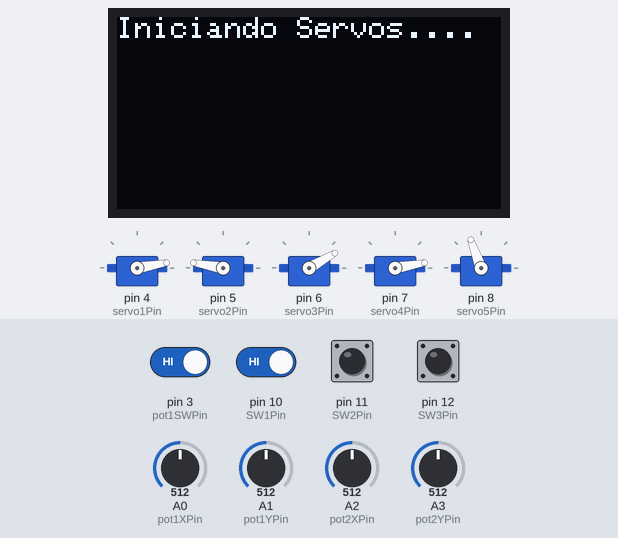
This sketch was run on a simulated Arduino Nano, built with avr-gcc and run on an emulated ATmega328P. Shown: 128×64 one-colour display, 5 × servo. Inputs (shaded band) come from the test bench; at power-on: pin 3 (pot1SWPin), pin 10 (SW1Pin), pin 11 (SW2Pin), pin 12 (SW3Pin) HIGH, A0 (pot1XPin) = 512, A1 (pot1YPin) = 512, A2 (pot2XPin) = 512, A3 (pot2YPin) = 512.

Above: at 1.2 s.
At 3.3 s:
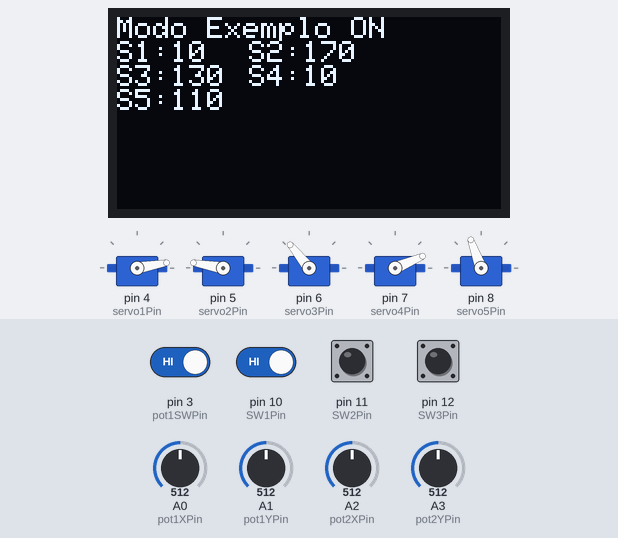
3.4 s: pin 12 (SW3Pin) pulled LOW for 0.45 s
At 4.55 s:
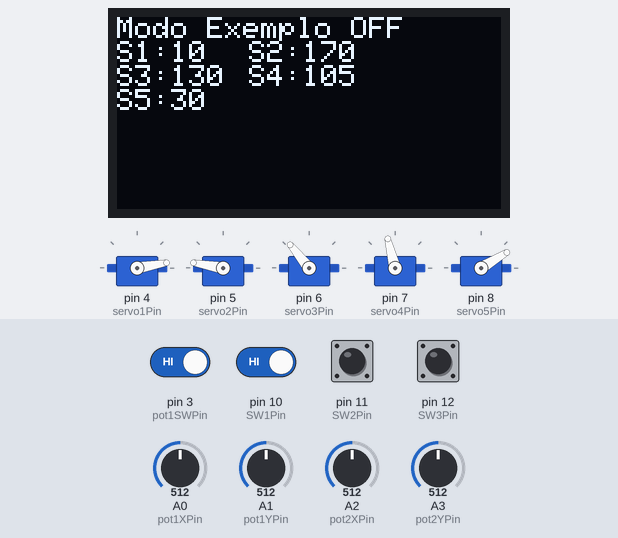
5.9 s: pin 3 (pot1SWPin) driven LOW and pin 10 (SW1Pin) driven LOW
8.3 s: A0 (pot1XPin) set to 628
11.9 s: A0 (pot1XPin) set to 647
At 13.1 s:
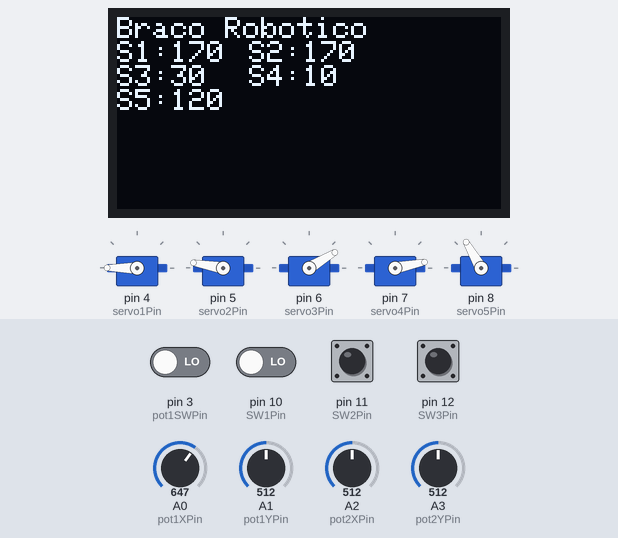
13.6 s: A1 (pot1YPin) set to 621
15.1 s: A1 (pot1YPin) set to 650
At 16.9 s:
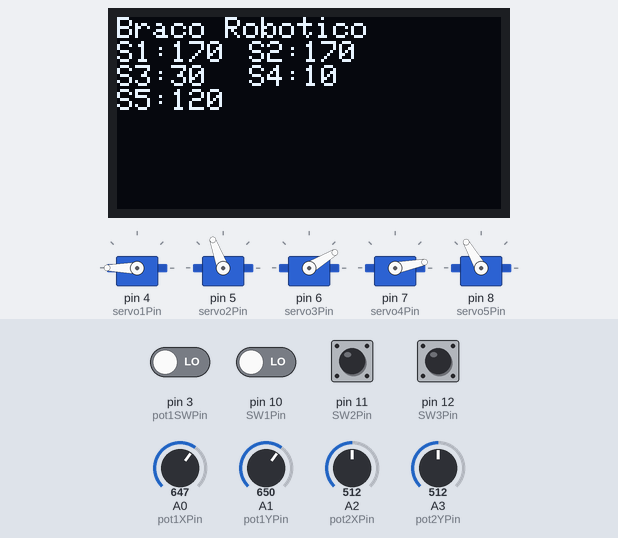
Timing chart, 0 to 18.4 s (numbered marks = the images above; inputs shaded):
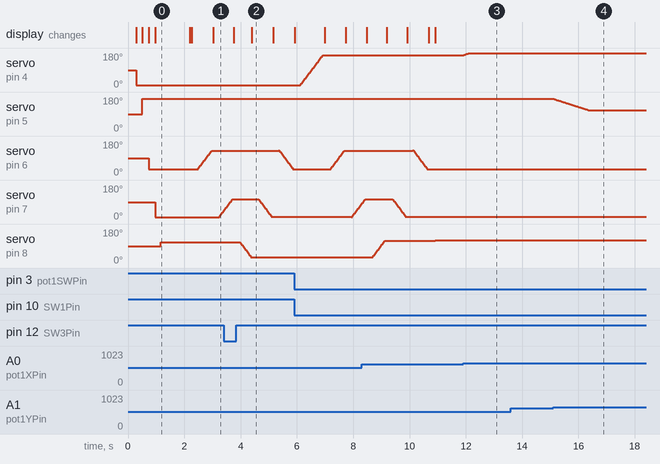

The sketch:

FunBots_Braco_Robotico_1.0.ino
```cpp
/*
      Programa para Controle Braço Robótico 3D FunBots

      Baseado nos vídeos:
        Robô Original: https://www.youtube.com/watch?v=66PGTT4eTzM
        Display OLED: https://youtu.be/8iJdbe6OP14

      Componentes:
        - Braço Robótico impresso 3D
        - 5 Servos MG90S
        - Arduino Nano
        - Display OLED SSD1306
        - Módulo DC-DC Buck LM2596
        - Botões tipo táctil e Potenciômetros tipo joystick

      Versão 1.0 - Versão inicial - 01/Fev/2023

 *    * Criado por Cleber Borges - FunBots - @cleber.funbots  *     *

      Instagram: https://www.instagram.com/cleber.funbots/
      Facebook: https://www.facebook.com/cleber.funbots
      YouTube: https://www.youtube.com/channel/UCKs2l5weIqgJQxiLj0A6Atw
      Telegram: https://t.me/cleberfunbots
*/

// Inclusão de Bibliotecas
#include <Adafruit_SSD1306.h>
#include <Wire.h>
#include <Servo.h>

// Declara objeto para display
#define OLED_RESET 4
Adafruit_SSD1306 display(OLED_RESET);

// Definição dos pinos de I/O
const int servo1Pin = 4;
const int servo2Pin = 5;
const int servo3Pin = 6;
const int servo4Pin = 7;
const int servo5Pin = 8;
const int pot1XPin = A0;
const int pot1YPin = A1;
const int pot2XPin = A2;
const int pot2YPin = A3;
const int pot1SWPin = 3;
const int pot2SWPin = 2;
const int SW1Pin = 10;
const int SW2Pin = 11;
const int SW3Pin = 12;

// Variáveis Pots
int pot1X = 0;
int pot1Y = 0;
int pot2X = 0;
int pot2Y = 0;
int numReads = 1;
int maxAngRate = 4;
int minAngRate = -4;

// Variáveis Botões
boolean pot1SW = false;
boolean pot2SW = false;
boolean SW1 = false;
boolean SW2 = false;
boolean SW3 = false;

// Declara objetos dos servos
Servo servo1;
Servo servo2;
Servo servo3;
Servo servo4;
Servo servo5;

// Angulos Limites dos servos
int servo1PosMax = 180; // Anti-Horário
int servo1PosMin = 0;   //Horário

int servo2PosMax = 180; // Baixo
int servo2PosMin = 110; // Cima

int servo3PosMax = 140; // Baixo
int servo3PosMin = 10;  // Cima

int servo4PosMax = 170; // Baixo
int servo4PosMin = 10;  // Cima

int servo5PosMax = 120; // Abre
int servo5PosMin = 10;  // Fecha

// Variáveis de posição dos Servos
int servo1Pos = 10;
int servo2Pos = 170;
int servo3Pos = 30;
int servo4Pos = 10;
int servo5Pos = 110;
int posServo[5] = {servo1Pos, servo2Pos, servo3Pos, servo4Pos, servo5Pos}; // Usada no modo Exemplo

// Variáveis diversas
boolean flagAtualizaDisplay = false;
boolean flagExemplo = false;

void setup() {

  // Inicia Serial
  Serial.begin(115200);

  // Configura pinos de entrada
  pinMode(pot1SWPin, INPUT_PULLUP);
  pinMode(pot2SWPin, INPUT_PULLUP);
  pinMode(SW1Pin, INPUT_PULLUP);
  pinMode(SW2Pin, INPUT_PULLUP);
  pinMode(SW3Pin, INPUT_PULLUP);

  // Inicia Wire I2C
  Wire.begin();

  // Inicia Display no endereço 0x3C
  display.begin(SSD1306_SWITCHCAPVCC, 0x3C);

  // Configuração básica do texto
  display.setTextColor(WHITE);
  display.setTextSize(1);

  // Inicia variáveis dos Servos
  servo1.attach(servo1Pin);
  servo2.attach(servo2Pin);
  servo3.attach(servo3Pin);
  servo4.attach(servo4Pin);
  servo5.attach(servo5Pin);

  // Mensagem de inicialização e movimenta Servos para posição inicial
  display.clearDisplay();
  display.setTextColor(WHITE);
  display.setCursor(0, 0);
  display.print("Iniciando Servos");
  display.display();
  delay(200);
  servo1.write(servo1Pos);

  display.print(".");
  display.display();
  delay(200);
  servo2.write(servo2Pos);

  display.print(".");
  display.display();
  delay(200);
  servo3.write(servo3Pos);

  display.print(".");
  display.display();
  delay(200);
  servo4.write(servo4Pos);

  display.println(".");
  display.display();
  delay(200);
  servo5.write(servo5Pos);

  delay(1000);
  atualizaDisplay();

  flagExemplo = true;
}

void loop() {

  leituraBotoes();

  while (flagExemplo) {
    modoExemplo();
    servo1Pos = posServo[0];
    servo2Pos = posServo[1];
    servo3Pos = posServo[2];
    servo4Pos = posServo[3];
    servo5Pos = posServo[4];
    if (!flagExemplo) atualizaDisplay();
  }

  // Move Servo Base
  if (pot1X > 0 || pot1X < 0) {
    servo1Pos = servo1Pos + pot1X;
    if (servo1Pos >= servo1PosMax) servo1Pos = servo1PosMax;
    if (servo1Pos <= servo1PosMin) servo1Pos = servo1PosMin;
    servo1.write(servo1Pos);
    flagAtualizaDisplay = true;
  }

  // Move Servo Braço 1
  if (pot1Y > 0 || pot1Y < 0) {
    servo2Pos = servo2Pos - pot1Y;
    if (servo2Pos >= servo2PosMax) servo2Pos = servo2PosMax;
    if (servo2Pos <= servo2PosMin) servo2Pos = servo2PosMin;
    servo2.write(servo2Pos);
    flagAtualizaDisplay = true;
  }

  // Move Servo Braço 2
  if (pot2X > 0 || pot2X < 0) {
    servo3Pos = servo3Pos + pot2X;
    if (servo3Pos >= servo3PosMax) servo3Pos = servo3PosMax;
    if (servo3Pos <= servo3PosMin) servo3Pos = servo3PosMin;
    servo3.write(servo3Pos);
    flagAtualizaDisplay = true;
  }

  // Move Servo Braço 3
  if (pot2Y > 0 || pot2Y < 0) {
    servo4Pos = servo4Pos - pot2Y;
    if (servo4Pos >= servo4PosMax) servo4Pos = servo4PosMax;
    if (servo4Pos <= servo4PosMin) servo4Pos = servo4PosMin;
    servo4.write(servo4Pos);
    flagAtualizaDisplay = true;
  }

  if (SW1) {
    servo5Pos++;
    if (servo5Pos >= servo5PosMax) servo5Pos = servo5PosMax;
    if (servo5Pos <= servo5PosMin) servo5Pos = servo5PosMin;
    servo5.write(servo5Pos);
  } else if (SW2) {
    servo5Pos--;
    if (servo5Pos >= servo5PosMax) servo5Pos = servo5PosMax;
    if (servo5Pos <= servo5PosMin) servo5Pos = servo5PosMin;
    servo5.write(servo5Pos);
  }

  // Checa se tudo está estabilizado e houve movimento anterior para atualizar display
  if (pot1X == 0 && pot1Y == 0 && pot2X == 0 && pot2Y == 0 && !SW1 && !SW2 && flagAtualizaDisplay) {
    atualizaDisplay();
    flagAtualizaDisplay = false;
  }

  /*
    // Exibe leituras via Serial para Apoio
    Serial.print("pot1X = ");
    Serial.print(pot1X);
    Serial.print(" ; pot1Y = ");
    Serial.print(pot1Y);
    Serial.print(" ; pot2X = ");
    Serial.print(pot2X);
    Serial.print(" ; pot2Y = ");
    Serial.print(pot2Y);
    Serial.print(" ; pot1SW = ");
    Serial.print(pot1SW);
    Serial.print(" ; pot2SW = ");
    Serial.print(pot2SW);
    Serial.print(" ; SW1 = ");
    Serial.print(SW1);
    Serial.print(" ; SW2 = ");
    Serial.print(SW2);
    Serial.print(" ; SW3 = ");
    Serial.println(SW3);
  */
}

// Função para Leitura dos botões
void leituraBotoes() {

  pot1X = 0;
  pot1Y = 0;
  pot2X = 0;
  pot2Y = 0;

  for (int i = 0 ; i < numReads ; i++) {
    pot1X += analogRead(pot1XPin);
    delay(5);
  }
  pot1X = pot1X / numReads;
  pot1X = map(pot1X, 0, 1023, minAngRate, maxAngRate);

  for (int i = 0 ; i < numReads ; i++) {
    pot1Y += analogRead(pot1YPin);
    delay(5);
  }
  pot1Y = pot1Y / numReads;
  pot1Y = map(pot1Y, 0, 1023, minAngRate, maxAngRate);

  for (int i = 0 ; i < numReads ; i++) {
    pot2X += analogRead(pot2XPin);
    delay(5);
  }
  pot2X = pot2X / numReads;
  pot2X = map(pot2X, 0, 1023, minAngRate, maxAngRate);

  for (int i = 0 ; i < numReads ; i++) {
    pot2Y += analogRead(pot2YPin);
    delay(5);
  }
  pot2Y = pot2Y / numReads;
  pot2Y = map(pot2Y, 0, 1023, minAngRate, maxAngRate);

  pot1SW = !digitalRead(pot1SWPin);
  pot2SW = !digitalRead(pot1SWPin);
  SW1 = !digitalRead(SW1Pin);
  SW2 = !digitalRead(SW2Pin);
  SW3 = !digitalRead(SW3Pin);

}

// Função para atualizar display
void atualizaDisplay() {

  display.clearDisplay();
  display.setTextColor(WHITE);

  display.setCursor(0, 0);
  display.println("Braco Robotico");

  display.print("S1:");
  display.print(servo1Pos);
  display.setCursor(44, 8);
  display.print("S2:");
  display.println(servo2Pos);

  display.print("S3:");
  display.print(servo3Pos);
  display.setCursor(44, 16);
  display.print("S4:");
  display.println(servo4Pos);

  display.print("S5:");
  display.print(servo5Pos);
  display.display();
}

void modoExemplo() {
  int servo1Ex1 = 10;
  int servo1Ex2 = 170;
  int servo2Ex1 = 130;
  int servo2Ex2 = 100;
  int servo3Ex1 = 130;
  int servo3Ex2 = 30;
  int servo4Ex1 = 105;
  int servo4Ex2 = 10;
  int servo5Ex1 = 30;
  int servo5Ex2 = 120;
  int vel = 5;
  int intervalo = 200;

  // Move para posição 1
  moveServo(1, servo1Ex1, vel);
  delay(intervalo);

  moveServo(3, servo3Ex1, vel);
  delay(intervalo);

  moveServo(4, servo4Ex1, vel);
  delay(intervalo);

  moveServo(5, servo5Ex1, vel);
  delay(intervalo);

  moveServo(4, servo4Ex2, vel);
  delay(intervalo);

  moveServo(3, servo3Ex2, vel);
  delay(intervalo);

  // Move para posição 2
  moveServo(1, servo1Ex2, vel);
  delay(intervalo);

  moveServo(3, servo3Ex1, vel);
  delay(intervalo);

  moveServo(4, servo4Ex1, vel);
  delay(intervalo);

  moveServo(5, servo5Ex2, vel);
  delay(intervalo);

  moveServo(4, servo4Ex2, vel);
  delay(intervalo);

  moveServo(3, servo3Ex2, vel);
  delay(intervalo);
}

void moveServo(int numServo, int newPosServo, int velocidade) {

  if (posServo[numServo - 1] < newPosServo) {
    for (posServo[numServo - 1]; posServo[numServo - 1] < newPosServo; posServo[numServo - 1]++) {
      servoWrite(numServo, posServo[numServo - 1]);
      delay(velocidade);
    }
  } else {
    for (posServo[numServo - 1]; posServo[numServo - 1] > newPosServo; posServo[numServo - 1]--) {
      servoWrite(numServo, posServo[numServo - 1]);
      delay(velocidade);
    }
  }

  atualizaDisplayExemplo();
  leituraBotoes();
  if (SW3) {
    flagExemplo = false;
  }
}

void servoWrite(int numServo, int pos) {
  switch (numServo) {
    case 1:
      servo1.write(pos);
      break;
    case 2:
      servo2.write(pos);
      break;
    case 3:
      servo3.write(pos);
      break;
    case 4:
      servo4.write(pos);
      break;
    case 5:
      servo5.write(pos);
      break;
    default:
      break;
  }
}

void atualizaDisplayExemplo() {

  display.clearDisplay();
  display.setTextColor(WHITE);

  display.setCursor(0, 0);
  display.print("Modo Exemplo");

  if (flagExemplo) {
    display.println(" ON");
  } else {
    display.println(" OFF");
  }

  display.print("S1:");
  display.print(posServo[0]);
  display.setCursor(44, 8);
  display.print("S2:");
  display.println(posServo[1]);

  display.print("S3:");
  display.print(posServo[2]);
  display.setCursor(44, 16);
  display.print("S4:");
  display.println(posServo[3]);

  display.print("S5:");
  display.print(posServo[4]);
  display.display();
}
```

Measured:
- the behaviour switches between 639 and 640 on A0 (pot1XPin) (found by bisection; images 2 and 3)
- the behaviour switches between 639 and 640 on A1 (pot1YPin) (found by bisection; images 3 and 4)
- after the input at 3.4 s, the display: first differs from a run without the input after 1.0 s (image 2)
- after the input at 11.9 s, servo on pin 4 (servo1Pin): moves from 169° to 180° over 0.19 s, starting at once
- after the input at 13.6 s, every drawn part: stays the same
- after the input at 15.1 s, servo on pin 5 (servo2Pin): moves from 170° to 110° over 1.2 s, starting at once
- by itself, servo on pin 7 (servo4Pin): rises from 78° to 105° in 1.1 s, then falls to 11° in 0.48 s
- what the display in image 0 shows lasts 1.2 s, from 1.0 s to 2.2 s
